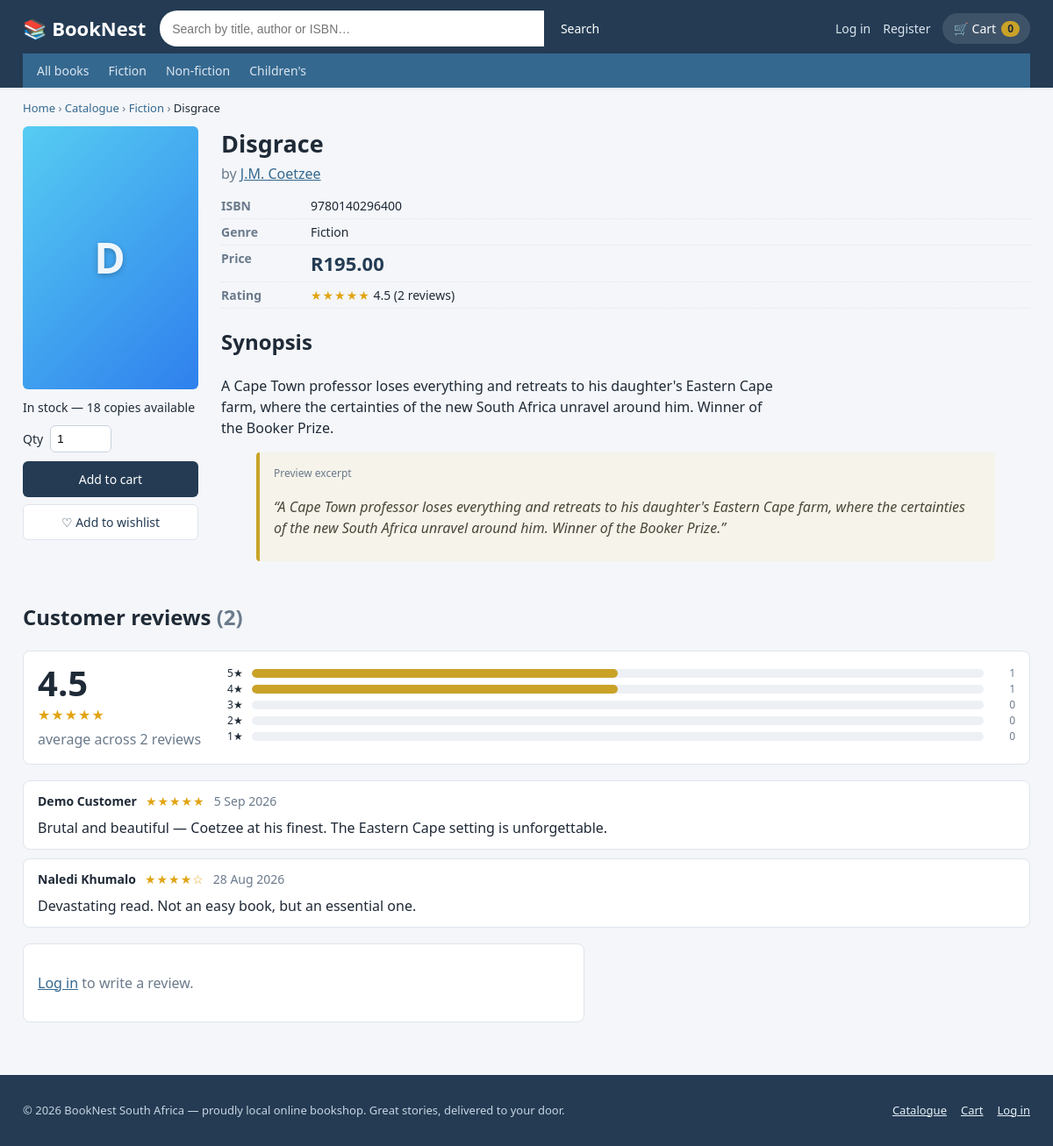
Page /book.php?id=1 on the committed database.
### tables this page shows
CREATE TABLE books (
    BookID    INT            NOT NULL AUTO_INCREMENT,
    Title     VARCHAR(200)   NOT NULL,
    Author    VARCHAR(120)   NOT NULL,
    Genre     VARCHAR(60)    NOT NULL,
    ISBN      VARCHAR(20)    NOT NULL,
    Price     DECIMAL(6,2)   NOT NULL,
    Stock     INT            NOT NULL DEFAULT 0,
    ImageURL  VARCHAR(255)   NULL,
    Synopsis  TEXT           NULL,
    PRIMARY KEY (BookID),
    UNIQUE KEY uq_books_isbn (ISBN),
    KEY idx_books_genre (Genre),
    KEY idx_books_title (Title)
);

CREATE TABLE reviews (
    ReviewID   INT          NOT NULL AUTO_INCREMENT,
    UserID     INT          NOT NULL,
    BookID     INT          NOT NULL,
    Rating     TINYINT      NOT NULL,
    Comment    TEXT         NULL,
    ReviewDate DATETIME     NOT NULL DEFAULT CURRENT_TIMESTAMP,
    PRIMARY KEY (ReviewID),
    KEY idx_rev_book (BookID),
    KEY idx_rev_user (UserID),
    CONSTRAINT fk_rev_user FOREIGN KEY (UserID)
        REFERENCES users(UserID) ON DELETE RESTRICT ON UPDATE CASCADE,
    CONSTRAINT fk_rev_book FOREIGN KEY (BookID)
        REFERENCES books(BookID) ON DELETE RESTRICT ON UPDATE CASCADE,
    CONSTRAINT chk_rev_rating CHECK (Rating BETWEEN 1 AND 5)
);

CREATE TABLE users (
    UserID      INT            NOT NULL AUTO_INCREMENT,
    Name        VARCHAR(60)    NOT NULL,
    Email       VARCHAR(120)   NOT NULL,
    Password    VARCHAR(255)   NOT NULL,             
    Role        ENUM('Customer','Admin') NOT NULL DEFAULT 'Customer',
    DateCreated DATETIME       NOT NULL DEFAULT CURRENT_TIMESTAMP,
     
    ShipStreet    VARCHAR(160) NULL,
    ShipCity      VARCHAR(60)  NULL,
    ShipProvince  VARCHAR(60)  NULL,
    ShipPostcode  VARCHAR(12)  NULL,
    ShipCountry   VARCHAR(60)  NULL DEFAULT 'South Africa',
     
    CardToken     VARCHAR(100) NULL,
    CardLast4     VARCHAR(4)   NULL,
    CardExpiry    CHAR(5)      NULL,
    PRIMARY KEY (UserID),
    UNIQUE KEY uq_users_email (Email)
);

### public/includes/db.php (called while the page is built, shortened)
<?php
final class DatabaseConnection
{
    private static ?DatabaseConnection $instance = null;
    private PDO $pdo;
    private function __construct()
    {
        $dsn = sprintf('mysql:host=%s;port=%d;dbname=%s;charset=utf8mb4',
            DB_HOST, DB_PORT, DB_NAME);
        $this->pdo = new PDO($dsn, DB_USER, DB_PASS, [
            PDO::ATTR_ERRMODE            => PDO::ERRMODE_EXCEPTION,
            PDO::ATTR_DEFAULT_FETCH_MODE => PDO::FETCH_ASSOC,
            PDO::ATTR_EMULATE_PREPARES   => false,
            PDO::ATTR_STRINGIFY_FETCHES  => false,
        ]);
    }
    public static function getInstance(): self
    {
        if (self::$instance === null) {
            self::$instance = new self();
        }
        return self::$instance;
    }
    public function pdo(): PDO
    {
        return $this->pdo;
    }
}

### public/includes/init.php (called while the page is built, shortened)
<?php
require_once __DIR__ . '/db.php';
require_once __DIR__ . '/functions.php';
function db(): PDO
{
    return DatabaseConnection::getInstance()->pdo();
}

### public/book.php (the view, shortened to what this page needs)
<?php
require_once __DIR__ . '/includes/init.php';
$id = (int) get('id');
$stmt = db()->prepare(
    'SELECT b.*, AVG(r.Rating) AS avgRating, COUNT(r.ReviewID) AS nReviews
       FROM books b LEFT JOIN reviews r ON r.BookID = b.BookID
      WHERE b.BookID = ?
      GROUP BY b.BookID'
);
$stmt->execute([$id]);
$book = $stmt->fetch();
$stmt = db()->prepare(
    'SELECT r.*, u.Name AS reviewer
       FROM reviews r JOIN users u ON u.UserID = r.UserID
      WHERE r.BookID = ?
      ORDER BY r.ReviewDate DESC
      LIMIT 30'
);
$stmt->execute([$id]);
$reviews = $stmt->fetchAll();
$dist = db()->prepare('SELECT Rating, COUNT(*) AS c FROM reviews WHERE BookID = ? GROUP BY Rating');
$dist->execute([$id]);
$distMap = [];
foreach ($dist as $d) { $distMap[(int) $d['Rating']] = (int) $d['c']; }
$avg    = $book['avgRating'] !== null ? (float) $book['avgRating'] : null;
$nRev   = (int) $book['nReviews'];
$stock  = (int) $book['Stock'];
$inWishlist = false;
include __DIR__ . '/includes/header.php';
?>
<nav class="breadcrumbs" aria-label="Breadcrumb">
  <a href="index.php">Home</a> &rsaquo;
  <a href="catalogue.php">Catalogue</a> &rsaquo;
  <a href="catalogue.php?genre=<?= urlencode($book['Genre']) ?>"><?= e($book['Genre']) ?></a> &rsaquo;
  <span><?= e($book['Title']) ?></span>
</nav>
<div class="book-detail">
  <aside class="book-detail-cover">
    <?= cover_html($book, 'cover-large') ?>
    <p class="stock-note"><?= $stock > 0 ? 'In stock — ' . $stock . ' copies available' : '<span class="out-of-stock">Out of stock</span>' ?></p>
    <form method="post" action="cart.php">
      <div class="qty-picker">
        <label for="qty">Qty</label>
        <input type="number" id="qty" name="qty" value="1" min="1" max="<?= max(1, $stock) ?>">
      </div>
      <button type="submit" class="btn btn-dark btn-block" <?= $stock > 0 ? '' : 'disabled' ?>>Add to cart</button>
    </form>
    <form method="post" action="book.php?id=<?= $id ?>">
      <button type="submit" class="btn btn-light btn-block">
        <?= $inWishlist ? '&#10003; In wishlist (click to remove)' : '&#9825; Add to wishlist' ?>
      </button>
    </form>
  </aside>
  <section class="book-detail-info">
    <h1><?= e($book['Title']) ?></h1>
    <p class="byline">by <a href="catalogue.php?author=<?= urlencode($book['Author']) ?>"><?= e($book['Author']) ?></a></p>
    <dl class="meta-list">
      <div><dt>ISBN</dt><dd><?= e($book['ISBN']) ?></dd></div>
      <div><dt>Genre</dt><dd><?= e($book['Genre']) ?></dd></div>
      <div><dt>Price</dt><dd class="price"><?= money((float) $book['Price']) ?></dd></div>
      <?php if ($avg !== null): ?>
        <div><dt>Rating</dt><dd><?= stars_html($avg) ?> <?= number_format($avg, 1) ?> (<?= $nRev ?> review<?= $nRev === 1 ? '' : 's' ?>)</dd></div>
      <?php endif; ?>
    </dl>
    <h2>Synopsis</h2>
    <p class="synopsis"><?= nl2br(e($book['Synopsis'] ?? 'No synopsis available for this title yet.')) ?></p>
    <blockquote class="preview-excerpt">
      <span class="muted">Preview excerpt</span>
      <p>&ldquo;<?= e(mb_strimwidth(strip_tags($book['Synopsis'] ?? ''), 0, 220, '…')) ?>&rdquo;</p>
    </blockquote>
  </section>
</div>
<section class="reviews-section" id="reviews">
  <h2>Customer reviews <?= $nRev > 0 ? '<span class="muted">(' . $nRev . ')</span>' : '' ?></h2>
  <?php if ($avg !== null): ?>
  <div class="rating-summary">
    <div class="big-rating">
      <strong><?= number_format($avg, 1) ?></strong>
      <?= stars_html($avg) ?>
      <span class="muted">average across <?= $nRev ?> review<?= $nRev === 1 ? '' : 's' ?></span>
    </div>
    <div class="rating-bars">
      <?php for ($i = 5; $i >= 1; $i--): $c = $distMap[$i] ?? 0; $pct = $nRev ? round($c / $nRev * 100) : 0; ?>
        <div class="bar-row"><span><?= $i ?>&#9733;</span>
          <div class="bar"><div class="bar-fill" style="width:<?= $pct ?>%"></div></div>
          <span class="bar-count"><?= $c ?></span>
        </div>
      <?php endfor; ?>
    </div>
  </div>
  <?php else: ?>
    <p class="muted">No reviews yet for this title.</p>
  <?php endif; ?>
  <?php if ($reviews): ?>
  <ul class="review-list">
    <?php foreach ($reviews as $rev): ?>
      <li class="review-item">
        <div class="review-head">
          <strong><?= e($rev['reviewer']) ?></strong>
          <?= stars_html((float) $rev['Rating']) ?>
          <span class="muted"><?= e(date('j M Y', strtotime($rev['ReviewDate']))) ?></span>
        </div>
        <?php if ($rev['Comment']): ?><p><?= e($rev['Comment']) ?></p><?php endif; ?>
      </li>
    <?php endforeach; ?>
  </ul>
  <?php endif; ?>
  <div class="review-form-wrap">
    <?php if (is_logged_in()): ?>
      <h3>Write a review</h3>
      <form method="post" action="book.php?id=<?= $id ?>#reviews" class="review-form" data-validate>
        <input type="hidden" name="action" value="add_review">
        <div class="field">
          <label for="rating">Your rating</label>
          <select name="rating" id="rating" required>
            <option value="">— choose —</option>
            <?php for ($i = 5; $i >= 1; $i--): ?>
              <option value="<?= $i ?>"><?= $i ?> star<?= $i === 1 ? '' : 's' ?></option>
            <?php endfor; ?>
          </select>
        </div>
        <div class="field">
          <label for="comment">Comment <span class="muted">(optional, max 1000 characters)</span></label>
          <textarea name="comment" id="comment" rows="4" maxlength="1000"></textarea>
        </div>
        <button type="submit" class="btn btn-dark">Submit review</button>
      </form>
    <?php else: ?>
      <p class="muted"><a href="login.php?next=<?= urlencode('book.php?id=' . $id . '#reviews') ?>">Log in</a> to write a review.</p>
    <?php endif; ?>
  </div>
</section>
<?php include __DIR__ . '/includes/footer.php'; ?>

### public/includes/functions.php (shortened to what this page needs)
<?php
function e(?string $s): string
{
    return htmlspecialchars((string) $s, ENT_QUOTES, 'UTF-8');
}
function money(float $amount): string
{
    return 'R' . number_format($amount, 2);
}
function stars_html(float $rating): string
{
    $full = (int) round($rating);
    $out  = '';
    for ($i = 1; $i <= 5; $i++) {
        $out .= $i <= $full ? '&#9733;' : '&#9734;';
    }
    return '<span class="stars" aria-label="' . number_format($rating, 1) . ' out of 5">' . $out . '</span>';
}
function is_logged_in(): bool
{
    return isset($_SESSION['user']['UserID']);
}
function cover_style(int $seed): string
{
    $palettes = [
        ['#ff9966', '#ff5e62'],
        ['#56ccf2', '#2f80ed'],
        ['#a18cd1', '#fbc2eb'],
        ['#43e97b', '#38f9d7'],
        ['#fa709a', '#fee140'],
        ['#30cfd0', '#330867'],
        ['#f83600', '#f9d423'],
        ['#5ee7df', '#b490ca'],
    ];
    [$a, $b] = $palettes[$seed % count($palettes)];
    return "linear-gradient(135deg, {$a}, {$b})";
}
function cover_initials(string $title): string
{
    $words = preg_split('/\s+/', trim($title)) ?: [];
    $take  = array_slice(array_filter($words, static fn($w) => $w !== 'The' && $w !== 'A' && $w !== 'An'), 0, 2);
    return implode('', array_map(static fn($w) => mb_strtoupper(mb_substr($w, 0, 1)), $take));
}
function cover_html(array $book, string $extra = ''): string
{
    $style = cover_style((int) $book['BookID']);
    $init  = cover_initials((string) $book['Title']);
    $title = e($book['Title']);
    return '<div class="book-cover ' . e($extra) . '" style="background:' . $style . '" title="' . $title . '"><span>' . e($init) . '</span></div>';
}
function get(string $key, string $default = ''): string
{
    return trim((string) ($_GET[$key] ?? $default));
}

### public/css/style.css (style rules this page uses)
:root { --ink: #1f2a37; --muted: #6b7a8c; --brand: #243b53; --brand-2: #35688f; --accent: #c9a227; --paper: #ffffff; --bg: #f4f6f9; --line: #dfe5ec; --good: #2e7d32; --bad: #b3261e; --radius: 8px; --shadow: 0 1px 3px rgba(20, 40, 60, .10); --shadow-lg: 0 6px 20px rgba(20, 40, 60, .12); }
* { box-sizing: border-box; }
html { scroll-behavior: smooth; }
body { margin: 0; font-family: 'Segoe UI', system-ui, Arial, sans-serif; font-size: 16px; line-height: 1.5; color: var(--ink); background: var(--bg); display: flex; flex-direction: column; min-height: 100vh; }
a { color: var(--brand-2); }
.btn { display: inline-block; border: 1px solid transparent; cursor: pointer; text-align: center; text-decoration: none; font: inherit; font-size: 14px; padding: 9px 18px; border-radius: 6px; transition: filter .15s; }
.btn-dark { background: var(--brand); color: #fff; }
.btn-light { background: #fff; color: var(--brand); border-color: var(--line); }
.btn-block { display: block; width: 100%; margin-bottom: 8px; }
.qty-picker { display: flex; align-items: center; gap: 8px; margin-bottom: 10px; }
.qty-picker label { font-size: 14px; }
.qty-picker input { width: 70px; padding: 7px; border: 1px solid #c8d2dc; border-radius: 6px; }
.muted { color: var(--muted); }
.stars { color: #e2a414; letter-spacing: 1px; }
.book-cover { aspect-ratio: 2 / 3; border-radius: 6px; display: flex; align-items: center; justify-content: center; color: rgba(255, 255, 255, .92); font-size: 30px; font-weight: 800; letter-spacing: 2px; text-shadow: 0 2px 6px rgba(0, 0, 0, .25); }
.book-cover.cover-large { width: 200px; aspect-ratio: 2/3; font-size: 48px; }
.breadcrumbs { margin: 14px 0 4px; font-size: 13px; color: var(--muted); }
.breadcrumbs a { text-decoration: none; }
.breadcrumbs span { color: var(--ink); }
.book-detail { display: flex; gap: 26px; margin-top: 10px; }
.book-detail-cover { width: 200px; flex: none; }
.stock-note { font-size: 14px; margin: 10px 0; }
.book-detail-info { flex: 1; min-width: 0; }
.book-detail-info h1 { margin: 0 0 2px; font-size: 27px; }
.byline { margin: 0 0 10px; color: var(--muted); }
.meta-list { margin: 0 0 12px; padding: 0; }
.meta-list div { display: flex; gap: 12px; padding: 4px 0; border-bottom: 1px dotted var(--line); font-size: 14px; }
.meta-list dt { width: 90px; font-weight: 600; color: var(--muted); }
.meta-list dd { margin: 0; }
.meta-list .price { font-size: 22px; font-weight: 800; color: var(--brand); }
.synopsis { max-width: 70ch; }
.preview-excerpt { background: #f6f3ea; border-left: 4px solid var(--accent); padding: 10px 16px; border-radius: 4px; font-style: italic; color: #4a4639; }
.preview-excerpt .muted { font-style: normal; font-size: 12px; }
.reviews-section { margin-top: 30px; }
.rating-summary { display: flex; gap: 30px; align-items: flex-start; background: #fff; border: 1px solid var(--line); border-radius: var(--radius); padding: 16px; margin-bottom: 18px; flex-wrap: wrap; }
.big-rating strong { font-size: 40px; line-height: 1; display: block; }
.big-rating span { display: block; margin-top: 4px; }
.rating-bars { flex: 1; min-width: 220px; }
.bar-row { display: flex; align-items: center; gap: 10px; font-size: 12px; }
.bar { flex: 1; background: #edf0f4; height: 10px; border-radius: 6px; overflow: hidden; }
.bar-fill { background: var(--accent); height: 100%; border-radius: 6px; }
.bar-count { width: 26px; text-align: right; color: var(--muted); }
.review-list { list-style: none; margin: 0 0 18px; padding: 0; }
.review-item { background: #fff; border: 1px solid var(--line); border-radius: var(--radius); padding: 12px 16px; margin-bottom: 10px; }
.review-head { display: flex; gap: 10px; align-items: center; font-size: 14px; }
.review-item p { margin: 8px 0 0; }
.review-form-wrap { background: #fff; border: 1px solid var(--line); border-radius: var(--radius); padding: 16px; max-width: 640px; }

### rows in the picture
books: Genre "Fiction", Title "Disgrace", Title "D", Stock "18", Author "J.M. Coetzee", ISBN "9780140296400", Price "R195.00", Synopsis "A Cape Town professor loses everything and retreats to his daughter's Eastern Cape farm, where the certainties of the new South Africa unravel around him. Winner of the Booker Prize."
reviews: UserID.Name "Demo Customer", out "★★★★★", ReviewDate "5 Sep 2026", Comment "Brutal and beautiful — Coetzee at his finest. The Eastern Cape setting is unforgettable."
reviews: UserID.Name "Naledi Khumalo", out "★★★★☆", ReviewDate "28 Aug 2026", Comment "Devastating read. Not an easy book, but an essential one."

### other values in the picture
$cartN "0"
$g "Fiction"
$g "Non-fiction"
$g "Children's"
$out "★★★★★ ★★★★★"
$avg "4.5"
$nRev "2"
$c "1"
$c "0"
APP_NAME "BookNest"
